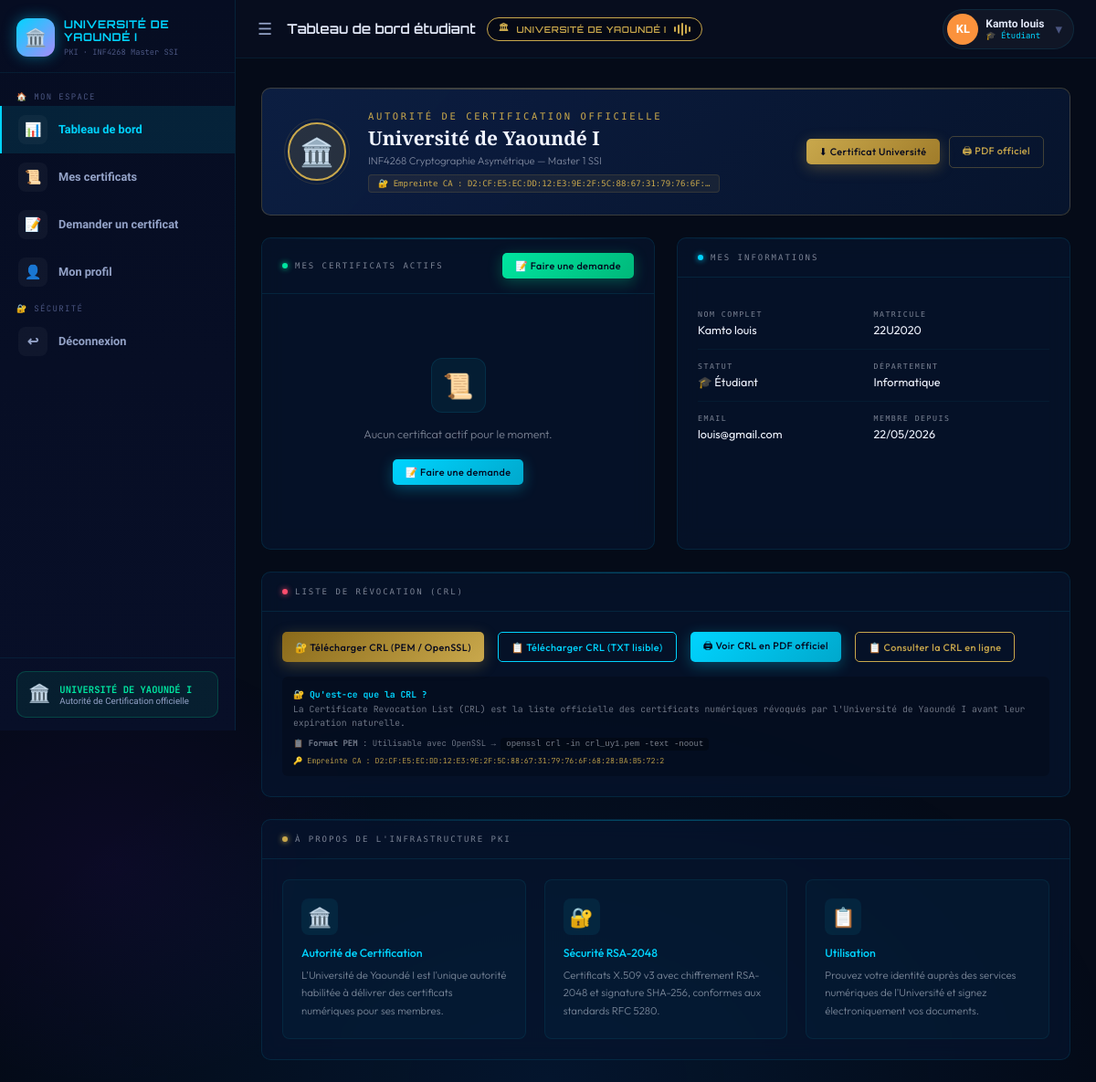
The page /dashboard/user (signed in) on the database its author committed.
### modules/models.py (models this page shows, shortened)
class User(UserMixin, db.Model):
    __tablename__ = 'users'
    id            = db.Column(db.Integer, primary_key=True)
    username      = db.Column(db.String(64), unique=True, nullable=False)
    email         = db.Column(db.String(120), unique=True, nullable=False)
    full_name     = db.Column(db.String(128), default='')
    matricule     = db.Column(db.String(50), default='')
    age           = db.Column(db.Integer, default=0)
    department    = db.Column(db.String(128), default='')
    status_type   = db.Column(db.String(30), default='etudiant')
    password_hash = db.Column(db.String(256), nullable=False)
    role          = db.Column(db.String(20), default='user')
    avatar_color  = db.Column(db.String(20), default='#00d4ff')
    created_at    = db.Column(db.DateTime, default=datetime.utcnow)
    last_login    = db.Column(db.DateTime, nullable=True)
    certificates  = db.relationship('Certificate', backref='owner', lazy=True)
    logs          = db.relationship('AuditLog', backref='user_ref', lazy=True)
    requests      = db.relationship('CertificateRequest',
                                   foreign_keys='CertificateRequest.user_id',
                                   backref='requester', lazy=True)
    def is_admin(self):
        return self.role == 'admin'
    def display_name(self):
        return self.full_name if self.full_name else self.username
    def initials(self):
        n = self.display_name()
        parts = n.split()
        if len(parts) >= 2:
            return (parts[0][0] + parts[-1][0]).upper()
        return n[:2].upper()
    def get_status_label(self):
        labels = {
            'etudiant': '🎓 Étudiant',
            'enseignant': '👨‍🏫 Enseignant',
            'personnel': '👔 Personnel'
        }
        return labels.get(self.status_type, '📝 Autre')

class AuthorityCA(db.Model):
    __tablename__ = 'authority_ca'
    id             = db.Column(db.Integer, primary_key=True)
    name           = db.Column(db.String(128), nullable=False, default='Université de Yaoundé I')
    country        = db.Column(db.String(4),   default='CM')
    city           = db.Column(db.String(64),  default='Yaoundé')
    organisation   = db.Column(db.String(128), default='Université de Yaoundé I')
    department     = db.Column(db.String(128), default='Département d\'Informatique')
    unit           = db.Column(db.String(128), default='INF4268 - Master 1 SSI')
    email          = db.Column(db.String(120), default='contact@uy1.cm')
    cert_pem       = db.Column(db.Text,         nullable=False)
    key_encrypted  = db.Column(db.LargeBinary,  nullable=False)
    fingerprint    = db.Column(db.String(255),  default='')
    serial_counter = db.Column(db.Integer,      default=1000)
    valid_from     = db.Column(db.DateTime,     default=datetime.utcnow)
    valid_until    = db.Column(db.DateTime,     nullable=True)
    algorithm      = db.Column(db.String(64),   default='RSA-2048 / SHA-256')
    created_at     = db.Column(db.DateTime,     default=datetime.utcnow)
    created_by     = db.Column(db.Integer,      db.ForeignKey('users.id'))

### app.py (the view)
@app.route('/dashboard/user')
@login_required
def dashboard_user():
    if current_user.is_admin():
        return redirect(url_for('dashboard_admin'))
    ca = get_ca()
    my_certs = Certificate.query.filter_by(user_id=current_user.id, status='VALID').order_by(Certificate.issued_at.desc()).all()
    pending_request = CertificateRequest.query.filter_by(user_id=current_user.id, status='PENDING').first()
    return render_template('dashboard_user.html', ca=ca, my_certs=my_certs, pending_request=pending_request)

### templates/dashboard_user.html (shortened to what this page needs)
{% extends "base.html" %}
{% block page_title %}Tableau de bord étudiant{% endblock %}
{% block content %}
<div class="db-wrap">
  <div class="ca-banner">
    <div class="ca-banner-seal">🏛️</div>
    <div class="ca-banner-info">
      <div class="ca-banner-title">Autorité de Certification officielle</div>
      <div class="ca-banner-name">Université de Yaoundé I</div>
      <div class="ca-banner-sub">INF4268 Cryptographie Asymétrique — Master 1 SSI</div>
      {% if ca %}
      <div class="ca-fingerprint">🔐 Empreinte CA : {{ ca.fingerprint[:48] }}…</div>
      {% endif %}
    </div>
    <div class="ca-banner-actions">
      <a href="{{ url_for('download_ca_cert') }}" class="btn-xs btn-gold">⬇ Certificat Université</a>
      <a href="{{ url_for('user_print_ca') }}" target="_blank" class="btn-xs btn-ghost-gold">🖨 PDF officiel</a>
    </div>
  </div>
  <div class="two-col">
    <div class="db-card" style="--ci:1">
      <div class="db-card-header">
        <div class="db-card-title">
          <span class="dot-c dot-green"></span>
          Mes certificats actifs
        </div>
        {% if not pending_request %}
        <a href="{{ url_for('request_certificate') }}" class="btn-xs btn-green">📝 Faire une demande</a>
        {% endif %}
      </div>
      <div class="db-card-body">
        {% if my_certs %}
        <table class="cert-table">
          <thead>
            <tr>
              <th>Certificat</th>
              <th>Émission</th>
              <th>Expiration</th>
              <th></th>
            </tr>
          </thead>
          <tbody>
            {% for cert in my_certs %}
            <tr>
              <td>
                <div class="cert-name">{{ cert.common_name }}</div>
                <div class="cert-serial">Série : {{ cert.serial_hex }}</div>
              </td>
              <td>{{ cert.issued_at.strftime('%d/%m/%Y') }}</td>
              <td>
                {% if cert.days_until_expiry() < 30 %}
                <span class="cert-warn">⚠ {{ cert.expires_at.strftime('%d/%m/%Y') }}</span>
                {% else %}
                <span class="cert-ok">{{ cert.expires_at.strftime('%d/%m/%Y') }}</span>
                {% endif %}
              </td>
              <td><a href="{{ url_for('download_cert', cert_id=cert.id) }}" class="btn-xs btn-ghost">⬇</a></td>
            </tr>
            {% endfor %}
          </tbody>
        </table>
        {% else %}
        <div class="empty-state">
          <div class="empty-icon">📜</div>
          <div class="empty-text">Aucun certificat actif pour le moment.</div>
          {% if not pending_request %}
          <a href="{{ url_for('request_certificate') }}" class="btn-xs btn-cyan" style="margin-top:8px;">📝 Faire une demande</a>
          {% endif %}
        </div>
        {% endif %}
      </div>
    </div>
    <div class="db-card" style="--ci:2">
      <div class="db-card-header">
        <div class="db-card-title">
          <span class="dot-c dot-cyan"></span>
          Mes informations
        </div>
      </div>
      <div class="db-card-body">
        <div class="info-grid">
          <div class="info-cell">
            <div class="info-cell-label">Nom complet</div>
            <div class="info-cell-value">{{ current_user.full_name }}</div>
          </div>
          <div class="info-cell">
            <div class="info-cell-label">Matricule</div>
            <div class="info-cell-value">{{ current_user.matricule or "—" }}</div>
          </div>
          <div class="info-cell">
            <div class="info-cell-label">Statut</div>
            <div class="info-cell-value">{{ current_user.get_status_label() }}</div>
          </div>
          <div class="info-cell">
            <div class="info-cell-label">Département</div>
            <div class="info-cell-value">{{ current_user.department or "—" }}</div>
          </div>
          <div class="info-cell">
            <div class="info-cell-label">Email</div>
            <div class="info-cell-value">{{ current_user.email }}</div>
          </div>
          <div class="info-cell">
            <div class="info-cell-label">Membre depuis</div>
            <div class="info-cell-value">{{ current_user.created_at.strftime('%d/%m/%Y') }}</div>
          </div>
        </div>
      </div>
    </div>
  </div>
  <div class="db-card" style="--ci:4">
    <div class="db-card-header">
      <div class="db-card-title">
        <span class="dot-c dot-red"></span>
        LISTE DE RÉVOCATION (CRL)
      </div>
    </div>
    <div class="db-card-body">
      <div style="display: flex; gap: 15px; flex-wrap: wrap; margin-bottom: 16px;">
        <a href="{{ url_for('download_crl_pem') }}"
           class="btn-xs btn-gold"
           style="background: linear-gradient(135deg, #8a6a1a, #c9a84c);">
          🔐 Télécharger CRL (PEM / OpenSSL)
        </a>
        <a href="{{ url_for('download_crl_txt') }}"
           class="btn-xs btn-ghost"
           style="border-color: var(--cyan); color: var(--cyan);">
          📋 Télécharger CRL (TXT lisible)
        </a>
        <a href="{{ url_for('user_print_crl') }}"
           target="_blank"
           class="btn-xs btn-cyan">
          🖨 Voir CRL en PDF officiel
        </a>
        <a href="{{ url_for('view_crl') }}"
           class="btn-xs btn-ghost"
           style="border-color: var(--gold); color: var(--gold);">
          📋 Consulter la CRL en ligne
        </a>
      </div>
      <div style="margin-top: 12px; padding: 12px; background: rgba(0,0,0,0.2); border-radius: 6px;">
        <div style="font-family: 'JetBrains Mono', monospace; font-size: 0.65rem; color: var(--white-dim); line-height: 1.6;">
          <strong style="color: var(--cyan);">🔐 Qu'est-ce que la CRL ?</strong><br>
          La Certificate Revocation List (CRL) est la liste officielle des certificats numériques
          révoqués par l'Université de Yaoundé I avant leur expiration naturelle.
        </div>
        <div style="margin-top: 8px; font-family: 'JetBrains Mono', monospace; font-size: 0.6rem; color: var(--white-dim);">
          <strong>📋 Format PEM</strong> : Utilisable avec OpenSSL →
          <code style="background: rgba(0,0,0,0.3); padding: 2px 6px; border-radius: 4px;">openssl crl -in crl_uy1.pem -text -noout</code>
        </div>
        {% if ca %}
        <div style="margin-top: 8px; font-family: 'JetBrains Mono', monospace; font-size: 0.55rem; color: var(--gold);">
          🔑 Empreinte CA : {{ ca.fingerprint[:64] }}
        </div>
        {% endif %}
      </div>
    </div>
  </div>
  <div class="db-card" style="--ci:3">
    <div class="db-card-header">
      <div class="db-card-title">
        <span class="dot-c dot-gold"></span>
        À propos de l'infrastructure PKI
      </div>
    </div>
    <div class="db-card-body">
      <div class="pki-grid">
        <div class="pki-item">
          <div class="pki-item-icon">🏛️</div>
          <div class="pki-item-title">Autorité de Certification</div>
          <div class="pki-item-text">L'Université de Yaoundé I est l'unique autorité habilitée à délivrer des certificats numériques pour ses membres.</div>
        </div>
        <div class="pki-item">
          <div class="pki-item-icon">🔐</div>
          <div class="pki-item-title">Sécurité RSA-2048</div>
          <div class="pki-item-text">Certificats X.509 v3 avec chiffrement RSA-2048 et signature SHA-256, conformes aux standards RFC 5280.</div>
        </div>
        <div class="pki-item">
          <div class="pki-item-icon">📋</div>
          <div class="pki-item-title">Utilisation</div>
          <div class="pki-item-text">Prouvez votre identité auprès des services numériques de l'Université et signez électroniquement vos documents.</div>
        </div>
      </div>
    </div>
  </div>
</div>
{% endblock %}

### templates/base.html (shortened to what this page needs)
<!DOCTYPE html>
<html lang="fr">
<head>
  <link rel="stylesheet" href="{{ url_for('static', filename='css/style.css') }}">
</head>
<body>
{% if current_user.is_authenticated %}
<aside class="sidebar" id="sidebar">
  <div class="sidebar-logo">
    <div class="sidebar-logo-icon">🏛️</div>
    <div class="sidebar-logo-text">
      <h2>UNIVERSITÉ DE YAOUNDÉ I</h2>
      <p>PKI · INF4268 Master SSI</p>
    </div>
  </div>
  <nav class="sidebar-nav">
    {% if current_user.is_admin() %}
      <div class="nav-section">🏛️ Administration UY1</div>
      <a href="{{ url_for('dashboard_admin') }}" class="nav-link {% if request.endpoint=='dashboard_admin' %}active{% endif %}">
        <div class="nav-icon">📊</div> <span>Tableau de bord</span>
      </a>
      <a href="{{ url_for('certificates') }}" class="nav-link {% if request.endpoint=='certificates' %}active{% endif %}">
        <div class="nav-icon">📜</div> <span>Gestion des certificats</span>
      </a>
      <a href="{{ url_for('pending_requests') }}" class="nav-link {% if request.endpoint=='pending_requests' %}active{% endif %}">
        <div class="nav-icon">📋</div> <span>Demandes en attente</span>
        {% if pending_count > 0 %}
        <span class="nav-badge">{{ pending_count }}</span>
        {% endif %}
      </a>
      <a href="{{ url_for('verify') }}" class="nav-link {% if request.endpoint=='verify' %}active{% endif %}">
        <div class="nav-icon">🔍</div> <span>Vérifier certificat</span>
      </a>
      <a href="{{ url_for('view_crl') }}" class="nav-link {% if request.endpoint=='view_crl' %}active{% endif %}">
        <div class="nav-icon">🗒️</div> <span>Liste de révocation (CRL)</span>
      </a>
      <a href="{{ url_for('merkle_dashboard') }}" class="nav-link {% if request.endpoint=='merkle_dashboard' %}active{% endif %}">
        <div class="nav-icon">🌳</div> <span>Arbre de Merkle</span>
      </a>
      <a href="{{ url_for('audit') }}" class="nav-link {% if request.endpoint=='audit' %}active{% endif %}">
        <div class="nav-icon">📝</div> <span>Audit & journaux</span>
      </a>
      <a href="{{ url_for('users') }}" class="nav-link {% if request.endpoint=='users' %}active{% endif %}">
        <div class="nav-icon">👥</div> <span>Utilisateurs</span>
      </a>
      <a href="{{ url_for('admin_ca') }}" class="nav-link {% if request.endpoint=='admin_ca' %}active{% endif %}">
        <div class="nav-icon">🏛️</div> <span>Configuration AC</span>
      </a>
    {% else %}
      <div class="nav-section">🏠 Mon espace</div>
      <a href="{{ url_for('dashboard_user') }}" class="nav-link {% if request.endpoint=='dashboard_user' %}active{% endif %}">
        <div class="nav-icon">📊</div> <span>Tableau de bord</span>
      </a>
      <a href="{{ url_for('certificates') }}" class="nav-link {% if request.endpoint=='certificates' %}active{% endif %}">
        <div class="nav-icon">📜</div> <span>Mes certificats</span>
      </a>
      <a href="{{ url_for('request_certificate') }}" class="nav-link {% if request.endpoint=='request_certificate' %}active{% endif %}">
        <div class="nav-icon">📝</div> <span>Demander un certificat</span>
      </a>
      <a href="{{ url_for('profile') }}" class="nav-link {% if request.endpoint=='profile' %}active{% endif %}">
        <div class="nav-icon">👤</div> <span>Mon profil</span>
      </a>
    {% endif %}
    <div class="nav-section">🔐 Sécurité</div>
    <a href="{{ url_for('logout') }}" class="nav-link">
      <div class="nav-icon">↩</div> <span>Déconnexion</span>
    </a>
  </nav>
  <div class="sidebar-footer">
    <div class="sidebar-status">
      <div class="status-icon">🏛️</div>
      <div>
        <div class="status-title">UNIVERSITÉ DE YAOUNDÉ I</div>
        <div class="status-desc">Autorité de Certification officielle</div>
      </div>
    </div>
  </div>
</aside>
<div class="topbar" id="topbar">
  <button class="topbar-menu-btn" id="menuBtn" onclick="toggleSidebar()">☰</button>
  <div class="topbar-title">
    {% block page_title %}PKI Université de Yaoundé I{% endblock %}
    {% if ca_exists %}
    <div class="topbar-ca-badge">
      🏛 <span class="topbar-ca-text">UNIVERSITÉ DE YAOUNDÉ I</span>
      <div class="wave">
        <span></span><span></span><span></span><span></span><span></span>
      </div>
    </div>
    {% endif %}
  </div>
  <div class="topbar-actions">
    <a href="{{ url_for('profile') }}" class="user-pill">
      <div class="user-avatar" style="background:{{ current_user.avatar_color }};">
        {{ current_user.initials() }}
      </div>
      <div class="user-pill-info">
        <div class="user-name">{{ current_user.display_name() }}</div>
        <div class="user-role">{% if current_user.is_admin() %}ADMIN UY1{% else %}{{ current_user.get_status_label() }}{% endif %}</div>
      </div>
      <span style="color:var(--muted);margin-left:4px;">▾</span>
    </a>
  </div>
</div>
<div class="main-wrapper" id="mainWrapper">
  <div class="flash-zone">
  </div>
  <div class="page-content">
    {% block content %}{% endblock %}
  </div>
</div>
{% endif %}
</body>
</html>

### rows shown on the page
User: initials "KL", display_name "Kamto louis", get_status_label "🎓 Étudiant", full_name "Kamto louis", matricule "22U2020", department "Informatique", email "louis@gmail.com", created_at "22/05/2026"
AuthorityCA: fingerprint "D2:CF:E5:EC:DD:12:E3:9E:2F:5C:88:67:31:79:76:6F:", fingerprint "D2:CF:E5:EC:DD:12:E3:9E:2F:5C:88:67:31:79:76:6F:68:28:BA:B5:72:2"
